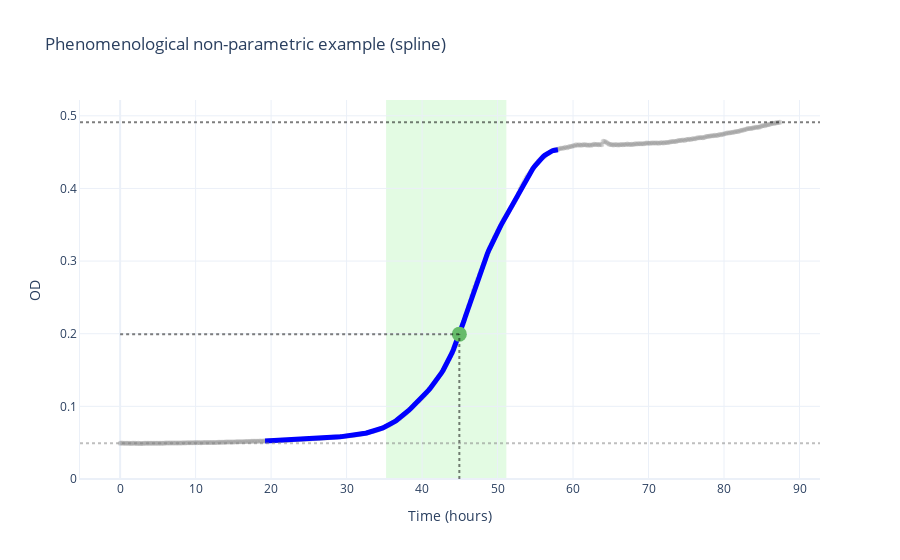

Notebook code cell kept with this figure:
### Code cell
# create the base plot with data
fig_spline = gc.plot.create_base_plot(time, data, scale="linear")

# annotate the plot with growth statistics and fitted model
fig_spline = gc.plot.annotate_plot(
    fig_spline,
    scale="linear",
    phase_boundaries=(stats_spline["exp_phase_start"], stats_spline["exp_phase_end"]),
    time_umax=stats_spline["time_at_umax"],
    od_umax=stats_spline["od_at_umax"],
    od_max=stats_spline["max_od"],
    umax=stats_spline["specific_growth_rate"],
    umax_point=(stats_spline["time_at_umax"], stats_spline["od_at_umax"]),
    fitted_model=phenom_nonparam_fits["spline"],
    N0=stats_spline["N0"],
)

# add title and show
fig_spline.update_layout(title="Phenomenological non-parametric example (spline)")
fig_spline.show()

### Figure 1 — Plotly figure (JSON) as saved in the notebook; plotly's stock layout.template omitted (floating-point values rounded to 4 significant figures; data arrays with more than 128 entries replaced by an {"elided": "..."} marker saying what was removed)
{"data": [{"marker": {"color": "gray", "opacity": 0.3, "size": 5}, "mode": "markers", "name": "Data", "showlegend": false, "type": "scatter", "x": {"elided": "438 float values"}, "y": {"elided": "438 float values"}}, {"line": {"color": "blue", "width": 5}, "mode": "lines", "name": "Spline fit", "showlegend": false, "type": "scatter", "x": {"elided": "200 float values"}, "y": {"elided": "200 float values"}}, {"marker": {"color": "#66BB6A", "size": 15, "symbol": "circle"}, "mode": "markers", "showlegend": false, "type": "scatter", "x": [44.94], "y": [0.1994]}], "layout": {"hovermode": "closest", "shapes": [{"fillcolor": "lightgreen", "layer": "below", "line": {"width": 0}, "opacity": 0.25, "type": "rect", "x0": 35.23, "x1": 51.16, "xref": "x", "y0": 0, "y1": 1, "yref": "y domain"}, {"line": {"color": "black", "dash": "dot", "width": 2}, "opacity": 0.5, "type": "line", "x0": 44.94, "x1": 44.94, "y0": 0, "y1": 0.1994}, {"line": {"color": "black", "dash": "dot", "width": 2}, "opacity": 0.5, "type": "line", "x0": 0, "x1": 44.94, "y0": 0.1994, "y1": 0.1994}, {"line": {"color": "black", "dash": "dot", "width": 2}, "opacity": 0.5, "type": "line", "x0": 0, "x1": 1, "xref": "x domain", "y0": 0.4913, "y1": 0.4913, "yref": "y"}, {"line": {"color": "gray", "dash": "dot", "width": 2}, "opacity": 0.5, "type": "line", "x0": 0, "x1": 1, "xref": "x domain", "y0": 0.04917, "y1": 0.04917, "yref": "y"}], "showlegend": false, "title": {"text": "Phenomenological non-parametric example (spline)"}, "xaxis": {"range": [0, null], "title": {"text": "Time (hours)"}}, "yaxis": {"range": [0, null], "showline": true, "title": {"text": "OD"}, "visible": true}}}
